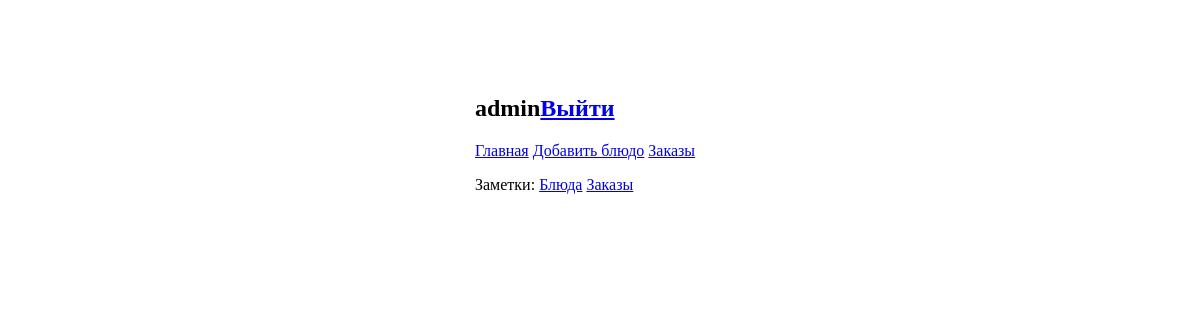
The page /orders/ (signed in) on the database as committed earlier.
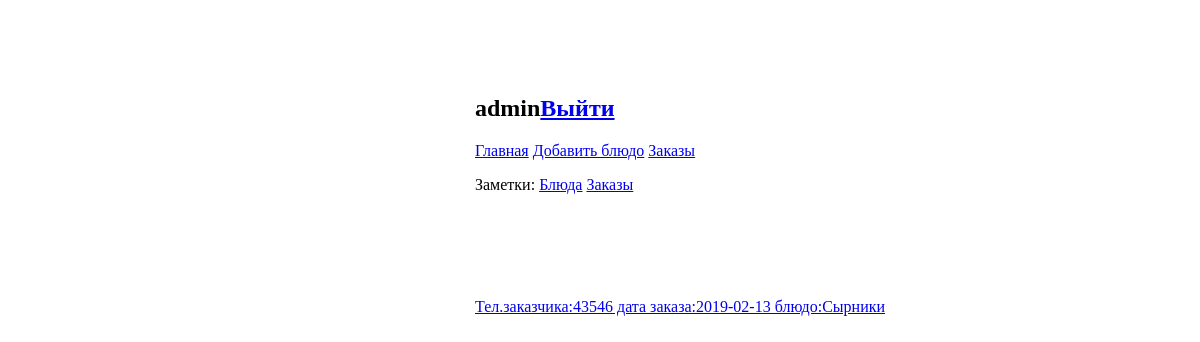
The same page on the database as committed later.
### coocking_book/models.py (models this page shows, shortened)
class Order(models.Model):
    dish = models.ForeignKey(
        Dish, on_delete=models.CASCADE, related_name='order_dish', null=True)
    author = models.ForeignKey(User, on_delete=models.CASCADE, null=True, blank=True)
    contact = models.CharField(max_length=120, null=True)
    ingredients = models.ManyToManyField(
        IngredientInOrder, related_name='orders')
    order_date = models.DateField(auto_now_add=True, null=True)
    note = GenericRelation(NotesItem)
    def get_absolute_url(self):
        return reverse('coocking_book:order_detail', kwargs={'pk': self.pk})
    def __str__(self):
        return 'Тел.заказчика:{0} дата заказа:{1} блюдо:{2}'.format(self.contact, self.order_date, self.dish)

class Dish(models.Model):
    title = models.CharField(max_length=120, unique=True)
    author = models.ForeignKey(User, on_delete=models.CASCADE, null=True, blank=True)
    description = models.TextField(blank=True, null=True)
    ingredient = models.ManyToManyField(Ingredient, related_name='dishes')
    note = GenericRelation(NotesItem)
    def __str__(self):
        return self.title

### coocking_book/views.py (the view)
# urls.py: path('orders/', OrderListView.as_view(), name='order_list'),
class OrderListView(LoginRequiredMixin, ListView):
    model = Order
    template_name = 'order_list.html'
    def get_context_data(self, **kwargs):
        context = super().get_context_data(**kwargs)
        context['orders'] = Order.objects.all()
        return context

### coocking_book/templates/order_list.html
{% extends "base.html" %}
{%block content%}
	{%for order  in orders%}
	{%if request.user.username == order.author.username%}
		<p><a href="{{order.get_absolute_url}}">{{order}}</a></p>
	{%endif%}
	{%endfor%}
{%endblock%}

### coocking_book/templates/base.html (shortened to what this page needs)
{%load static%}
<!DOCTYPE html>
<html>
<head>
</head>
  <link rel="stylesheet" type="text/css" href="{%static 'css/dishes.css'%}">
<body>
  <div class="parent">
    <div class="block">
      {%if request.user.is_authenticated%}
      <h2>{{user.username}}<a href="{%url 'logout' %}">Выйти</a></h2>
        <p><a href="{% url 'coocking_book:dish_list' %}">Главная</a>
           <a href="{% url 'coocking_book:add_dish' %}">Добавить блюдо</a>
           <a href="{% url 'coocking_book:order_list' %}">Заказы</a>
        </p>
        <p>Заметки:
          <a href="{% url 'notes:note_list' 'dish' %}">Блюда</a>
          <a href="{% url 'notes:note_list' 'order' %}">Заказы</a>
        </p>
      <br><br><br><br>
      {%endif%}
        {%block content%}
        {%endblock%}
    </div>
  </div>
</body>
</html>

### coocking_book/static/css/dishes.css (style rules this page uses)
.parent { width: 100%; height: 100%; position: absolute; top: 0; left: 0; overflow: auto; }

Rows that differ between the two databases and show on the page:
added Order: contact+order_date+dish "Тел.заказчика:43546 дата заказа:2019-02-13 блюдо:Сырники"
